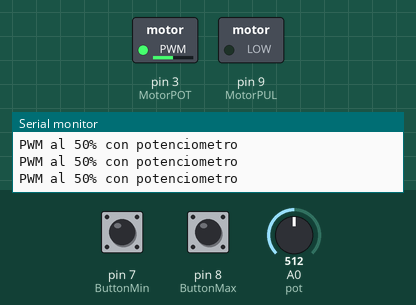
Recording of a sketch running on a simulated Arduino Uno, built with avr-gcc and run on an emulated ATmega328P. Shown: switched loads named in the sketch (green lamp = pin HIGH), the last lines printed to the serial monitor. The test bench sets the inputs (shaded band); at power-on: pin 8 (ButtonMax) LOW, A0 (pot) = 512, pin 7 (ButtonMin) LOW.

Above: at 1.2 s.
1.3 s: pin 8 (ButtonMax) pulled HIGH for 1 s
At 2.9 s:
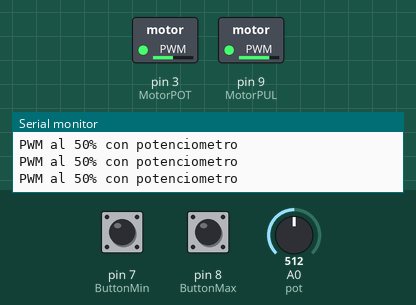
3.8 s: A0 (pot) set to 690
6.8 s: A0 (pot) set to 709
At 7.6 s:
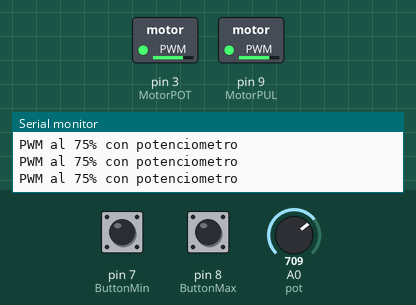
8.3 s: pin 7 (ButtonMin) pulled HIGH for 0.15 s
At 9.4 s:
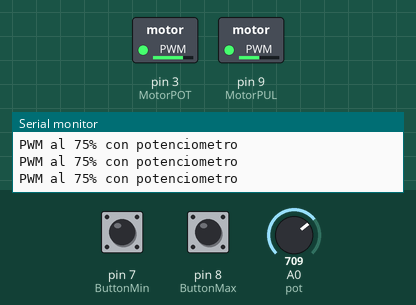
10.0 s: pin 7 (ButtonMin) pulled HIGH for 1 s
At 11.8 s:
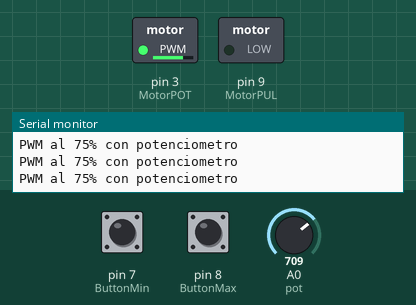
12.5 s: A0 (pot) set to 291
At 14.0 s:
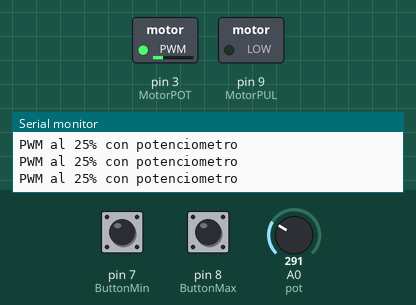
Timing chart, 0 to 15.0 s (numbered marks = the images above; inputs shaded):
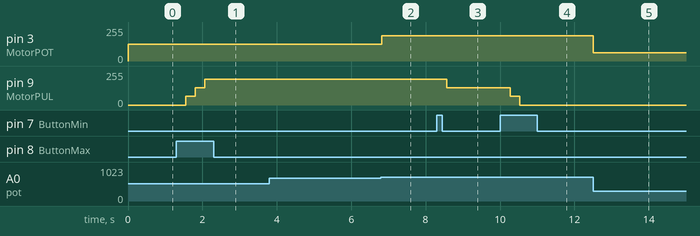

Measured:
- the behaviour switches between 700 and 701 on A0 (pot) (found by bisection; images 1 and 2)
- after the input at 1.3 s, pin 9 (MotorPUL): 0/255 → 64/255 after 0.26 s, → 128/255 0.25 s later, → 192/255 0.25 s later
- after the input at 6.8 s, pin 3 (MotorPOT): 127/255 → 190/255 at once
- after the input at 8.3 s, pin 9 (MotorPUL): 192/255 → 128/255 after 0.27 s
- after the input at 10.0 s, pin 9 (MotorPUL): 128/255 → 64/255 after 0.27 s, → 0/255 0.25 s later
- after the input at 12.5 s, pin 3 (MotorPOT): 190/255 → 63/255 at once

The sketch:

Control_de_Velocidad.ino
```cpp
#define MotorPUL 9
#define ButtonMax 8
#define ButtonMin 7

int MotorPOT=3;
int pot=A0;

int valor;
int PWM;
int val = 0;

void setup() {
  Serial.begin (9600);
  pinMode(MotorPUL,OUTPUT);
  pinMode(MotorPOT,OUTPUT);
  pinMode(ButtonMax,INPUT);
  pinMode(ButtonMin,INPUT);
}

void loop() {

  valor=analogRead(pot);

  if (valor <= 1 && valor >= 0){
    PWM = (valor, 0, 0, 0, 0);
    analogWrite(MotorPOT,PWM);
    //Serial.println("PWM al 0%");
  }

  if (valor <= 300 && valor >= 2){

    PWM = (valor, 2, 300, 0, 63);
    analogWrite(MotorPOT,PWM);
    Serial.println("PWM al 25% con potenciometro");
  }

  if (valor <= 700 && valor >= 301){
    PWM = (valor, 0, 700, 0, 127);
    analogWrite(MotorPOT,PWM);
    Serial.println("PWM al 50% con potenciometro");
  }

  if (valor <= 1023 && valor >= 701){
    PWM = (valor, 0, 1023, 0, 190);
    analogWrite(MotorPOT,PWM);
    Serial.println("PWM al 75% con potenciometro");
  }

    if(digitalRead(ButtonMax) == HIGH){
    val = val+64;
    delay(250);
    if (val >192){
      val = 192;

    }
    analogWrite(MotorPUL, val);
    if (val == 64){
      Serial.println("PWM al 25% con pulsador");
      }
    if (val == 128){
      Serial.println("PWM al 50% con pulsador");
      }
    if (val == 192){
      Serial.println("PWM al 75% con pulsador");
      }
  }

  if(digitalRead(ButtonMin) == HIGH){
    val = val-64;
    delay(250);
    if (val <0){
      val = 0;
    }
    analogWrite(MotorPUL, val);
    if (val == 0){
      Serial.println("PWM al 0% con pulsador");
      }
    if (val == 64){
      Serial.println("PWM al 25% con pulsador");
      }
    if (val == 128){
      Serial.println("PWM al 50% con pulsador");
      }
    if (val == 192){
      Serial.println("PWM al 75% con pulsador");
      }
  }
}
```
